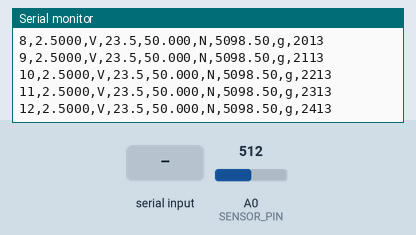
The sketch below on a simulated Arduino Uno, built with avr-gcc and run on an emulated ATmega328P. Shown: the last lines printed to the serial monitor. The inputs (shaded band) are chosen by the test bench; at power-on: A0 (SENSOR_PIN) = 512.

Above: at 2.5 s.
2.6 s: "TARE\n" received over Serial
At 2.61 s:
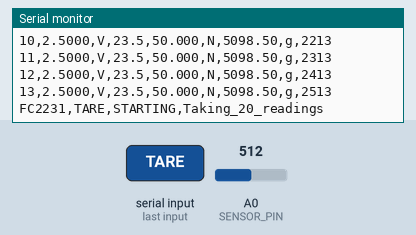
4.1 s: "RESET\n" received over Serial
At 4.34 s:
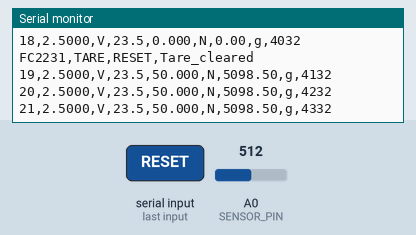
5.6 s: "STATUS\n" received over Serial
At 5.99 s:
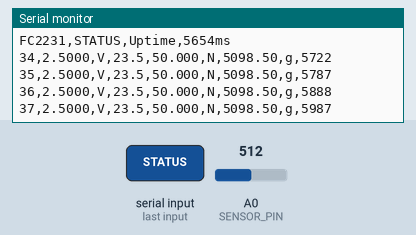
7.1 s: "INFO\n" received over Serial
At 7.61 s:
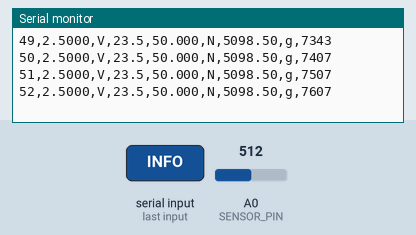
8.6 s: "FORCE_RANGE=\n" received over Serial
At 8.62 s:
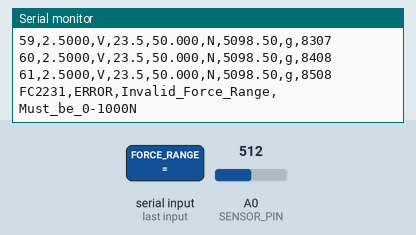
10.1 s: "FORCE_RANGE=90\n" received over Serial
At 10.12 s:
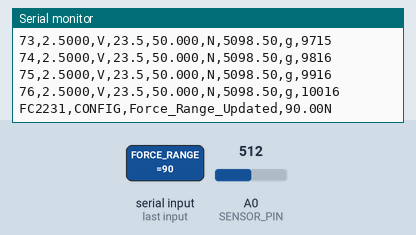

The sketch:

fc2231_arduino_sketch.ino
```cpp
// (licence header left out)
// Configuration constants
const int SENSOR_PIN = A0;           // FC2231 sensor connected to analog pin A0
const int READING_INTERVAL = 100;    // Milliseconds between readings
const float REFERENCE_VOLTAGE = 5.0; // Arduino Uno reference voltage
const int ADC_RESOLUTION = 1024;     // 10-bit ADC (0-1023)

// FC2231 specifications from datasheet
const float SENSOR_MIN_VOLTAGE = 0.5; // Minimum output voltage (no force)
const float SENSOR_MAX_VOLTAGE = 4.5; // Maximum output voltage (full scale)
const float SENSOR_SUPPLY_VOLTAGE = 5.0; // Supply voltage

// Force calibration (adjustable based on your sensor's force range)
const float MAX_FORCE_NEWTONS = 100.0; // Adjust this based on your sensor model
const float MAX_FORCE_GRAMS = MAX_FORCE_NEWTONS * 101.97; // Convert N to grams-force

// Global variables
unsigned long readingCount = 0;
unsigned long lastReadingTime = 0;
float voltageBuffer[10]; // Rolling average buffer
int bufferIndex = 0;
bool bufferFull = false;

// Calibration variables (can be updated via serial commands)
float tare_voltage = 0.5; // Default to minimum voltage
bool is_tared = false;

void setup() {
  Serial.begin(9600);

  // Set analog reference to default (5V)
  analogReference(DEFAULT);

  // Wait for serial connection
  while (!Serial) {
    ; // Wait for serial port to connect
  }

  // Send startup message
  Serial.println("FC2231,FORCE_SENSOR,STARTUP,OK");
  Serial.println("FC2231,INFO,Author,Johnny Hamnesjo Olausson");
  Serial.println("FC2231,INFO,Email,johnny.hamnesjo@chalmers.se");
  Serial.println("FC2231,INFO,Institution,Chalmers University of Technology");
  Serial.println("FC2231,INFO,License,GNU GPL v3.0");
  Serial.println("FC2231,CONFIG,Max_Force_N," + String(MAX_FORCE_NEWTONS, 2));
  Serial.println("FC2231,CONFIG,Max_Force_g," + String(MAX_FORCE_GRAMS, 2));
  Serial.println("FC2231,CONFIG,Voltage_Range," + String(SENSOR_MIN_VOLTAGE, 1) + "V-" + String(SENSOR_MAX_VOLTAGE, 1) + "V");
  Serial.println("FC2231,READY,Kawaii_Force_Monitor,UwU");

  // Initialize voltage buffer
  for (int i = 0; i < 10; i++) {
    voltageBuffer[i] = 0.0;
  }

  delay(1000); // Give time for startup messages
}

void loop() {
  unsigned long currentTime = millis();

  // Check for serial commands
  if (Serial.available() > 0) {
    handleSerialCommand();
  }

  // Take reading at specified interval
  if (currentTime - lastReadingTime >= READING_INTERVAL) {
    takeReading();
    lastReadingTime = currentTime;
  }
}

void takeReading() {
  // Read raw ADC value
  int rawADC = analogRead(SENSOR_PIN);

  // Convert to voltage
  float voltage = (rawADC * REFERENCE_VOLTAGE) / ADC_RESOLUTION;

  // Add to rolling average buffer
  voltageBuffer[bufferIndex] = voltage;
  bufferIndex = (bufferIndex + 1) % 10;
  if (bufferIndex == 0) bufferFull = true;

  // Calculate smoothed voltage
  float smoothedVoltage = calculateAverageVoltage();

  // Convert to force
  float forceNewtons = voltageToForce(smoothedVoltage);
  float forceGrams = forceNewtons * 101.97; // Convert N to grams-force

  // Get current temperature (simulated - Arduino Uno doesn't have built-in temp sensor)
  float temperature = 23.5; // Default room temperature

  // Increment reading count
  readingCount++;

  // Send data in compatible format with OpenScale interface
  Serial.print(readingCount);
  Serial.print(",");
  Serial.print(smoothedVoltage, 4);
  Serial.print(",V,");
  Serial.print(temperature, 1);
  Serial.print(",");
  Serial.print(forceNewtons, 3);
  Serial.print(",N,");
  Serial.print(forceGrams, 2);
  Serial.print(",g,");
  Serial.print(millis());
  Serial.println();
}

float voltageToForce(float voltage) {
  // Apply tare if calibrated
  float adjustedVoltage = voltage;
  if (is_tared) {
    adjustedVoltage = voltage - tare_voltage + SENSOR_MIN_VOLTAGE;
  }

  // Ensure voltage is within valid range
  if (adjustedVoltage < SENSOR_MIN_VOLTAGE) {
    adjustedVoltage = SENSOR_MIN_VOLTAGE;
  }
  if (adjustedVoltage > SENSOR_MAX_VOLTAGE) {
    adjustedVoltage = SENSOR_MAX_VOLTAGE;
  }

  // Linear conversion from voltage to force
  float voltageRange = SENSOR_MAX_VOLTAGE - SENSOR_MIN_VOLTAGE;
  float voltageRatio = (adjustedVoltage - SENSOR_MIN_VOLTAGE) / voltageRange;
  float force = voltageRatio * MAX_FORCE_NEWTONS;

  // Return force in Newtons
  return force;
}

float calculateAverageVoltage() {
  float sum = 0.0;
  int count = bufferFull ? 10 : bufferIndex;

  for (int i = 0; i < count; i++) {
    sum += voltageBuffer[i];
  }

  return count > 0 ? sum / count : 0.0;
}

void handleSerialCommand() {
  String command = Serial.readStringUntil('\n');
  command.trim();
  command.toUpperCase();

  if (command == "TARE") {
    performTare();
  } else if (command == "RESET") {
    resetTare();
  } else if (command == "STATUS") {
    sendStatus();
  } else if (command == "INFO") {
    sendInfo();
  } else if (command.startsWith("FORCE_RANGE=")) {
    setForceRange(command);
  }
}

void performTare() {
  // Take 20 readings for tare calibration
  float tare_readings[20];

  Serial.println("FC2231,TARE,STARTING,Taking_20_readings");

  for (int i = 0; i < 20; i++) {
    int rawADC = analogRead(SENSOR_PIN);
    float voltage = (rawADC * REFERENCE_VOLTAGE) / ADC_RESOLUTION;
    tare_readings[i] = voltage;

    Serial.println("FC2231,TARE,READING," + String(i + 1) + "/20," + String(voltage, 4) + "V");
    delay(50);
  }

  // Calculate average
  float sum = 0;
  for (int i = 0; i < 20; i++) {
    sum += tare_readings[i];
  }

  tare_voltage = sum / 20.0;
  is_tared = true;

  // Calculate standard deviation for quality assessment
  float variance = 0;
  for (int i = 0; i < 20; i++) {
    float diff = tare_readings[i] - tare_voltage;
    variance += diff * diff;
  }
  float std_dev = sqrt(variance / 19.0);

  Serial.println("FC2231,TARE,COMPLETE,Voltage=" + String(tare_voltage, 4) + "V,StdDev=" + String(std_dev, 4) + "V");
}

void resetTare() {
  tare_voltage = SENSOR_MIN_VOLTAGE;
  is_tared = false;
  Serial.println("FC2231,TARE,RESET,Tare_cleared");
}

void sendStatus() {
  float currentVoltage = (analogRead(SENSOR_PIN) * REFERENCE_VOLTAGE) / ADC_RESOLUTION;
  float currentForce = voltageToForce(currentVoltage);

  Serial.println("FC2231,STATUS,Voltage," + String(currentVoltage, 4) + "V");
  Serial.println("FC2231,STATUS,Force," + String(currentForce, 3) + "N");
  Serial.println("FC2231,STATUS,Tared," + String(is_tared ? "YES" : "NO"));
  if (is_tared) {
    Serial.println("FC2231,STATUS,Tare_Voltage," + String(tare_voltage, 4) + "V");
  }
  Serial.println("FC2231,STATUS,Readings," + String(readingCount));
  Serial.println("FC2231,STATUS,Uptime," + String(millis()) + "ms");
}

void sendInfo() {
  Serial.println("FC2231,INFO,Sensor,FC2231_Amplified_Force_Sensor");
  Serial.println("FC2231,INFO,Arduino,Uno_R3");
  Serial.println("FC2231,INFO,Pin,A0");
  Serial.println("FC2231,INFO,Commands,TARE|RESET|STATUS|INFO|FORCE_RANGE=value");
  Serial.println("FC2231,INFO,Format,reading,voltage,V,temp,force_N,N,force_g,g,timestamp");
}

void setForceRange(String command) {
  int equalsIndex = command.indexOf('=');
  if (equalsIndex > 0) {
    float newRange = command.substring(equalsIndex + 1).toFloat();
    if (newRange > 0 && newRange <= 1000) {
      // Update force range - would need to store in EEPROM for persistence
      Serial.println("FC2231,CONFIG,Force_Range_Updated," + String(newRange, 2) + "N");
    } else {
      Serial.println("FC2231,ERROR,Invalid_Force_Range,Must_be_0-1000N");
    }
  }
}
```

Measured:
- after the input at 2.6 s, the serial monitor: prints a new line at once (image 1)
- after the input at 4.1 s, the serial monitor: prints a new line at once (image 2)
- after the input at 5.6 s, the serial monitor: prints a new line at once (image 3)
- after the input at 7.1 s, the serial monitor: prints a new line at once (image 4)
- after the input at 8.6 s, the serial monitor: prints a new line at once (image 5)
- after the input at 10.1 s, the serial monitor: prints a new line at once (image 6)
